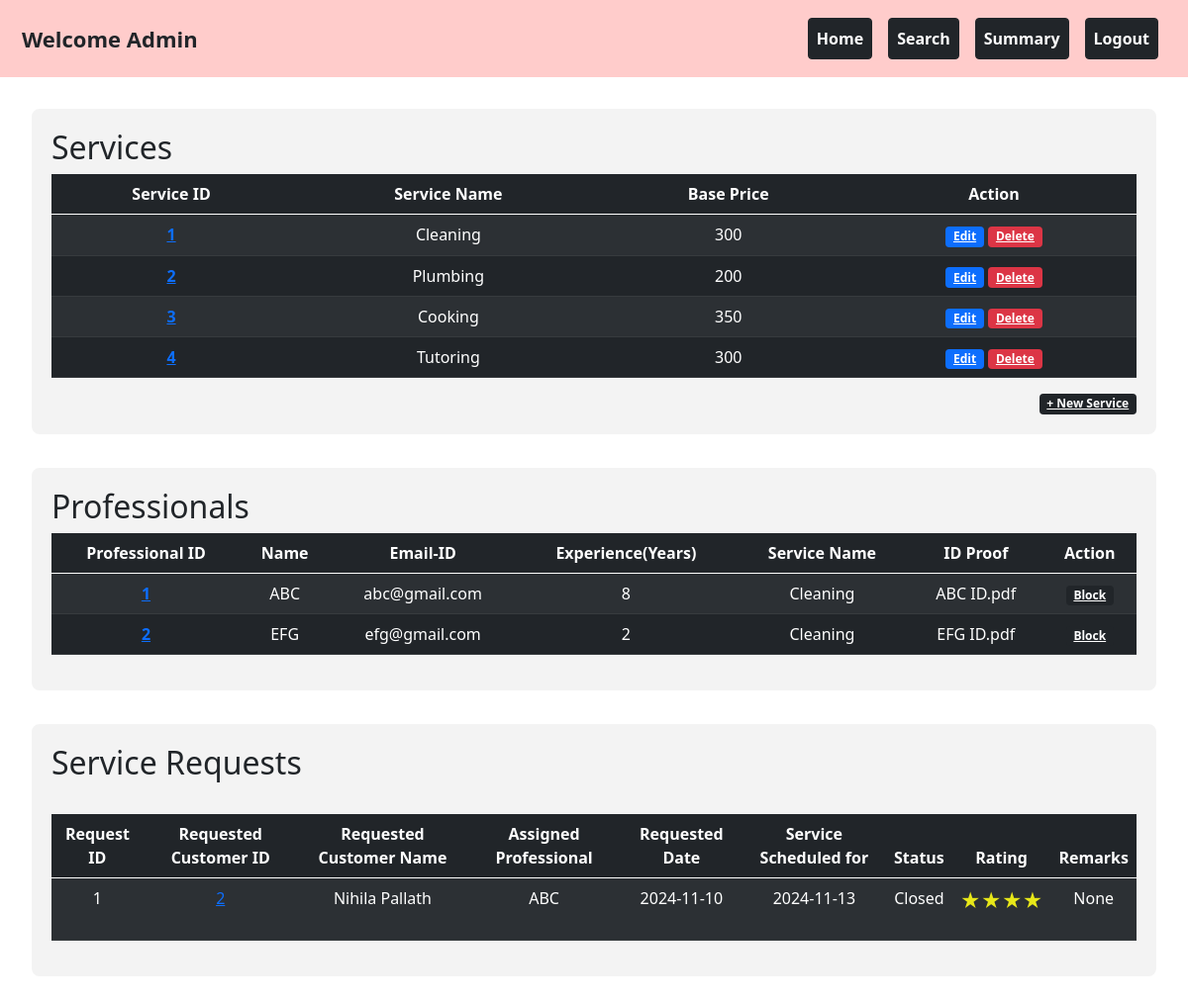
Before: /admin_dashboard with the older database file.
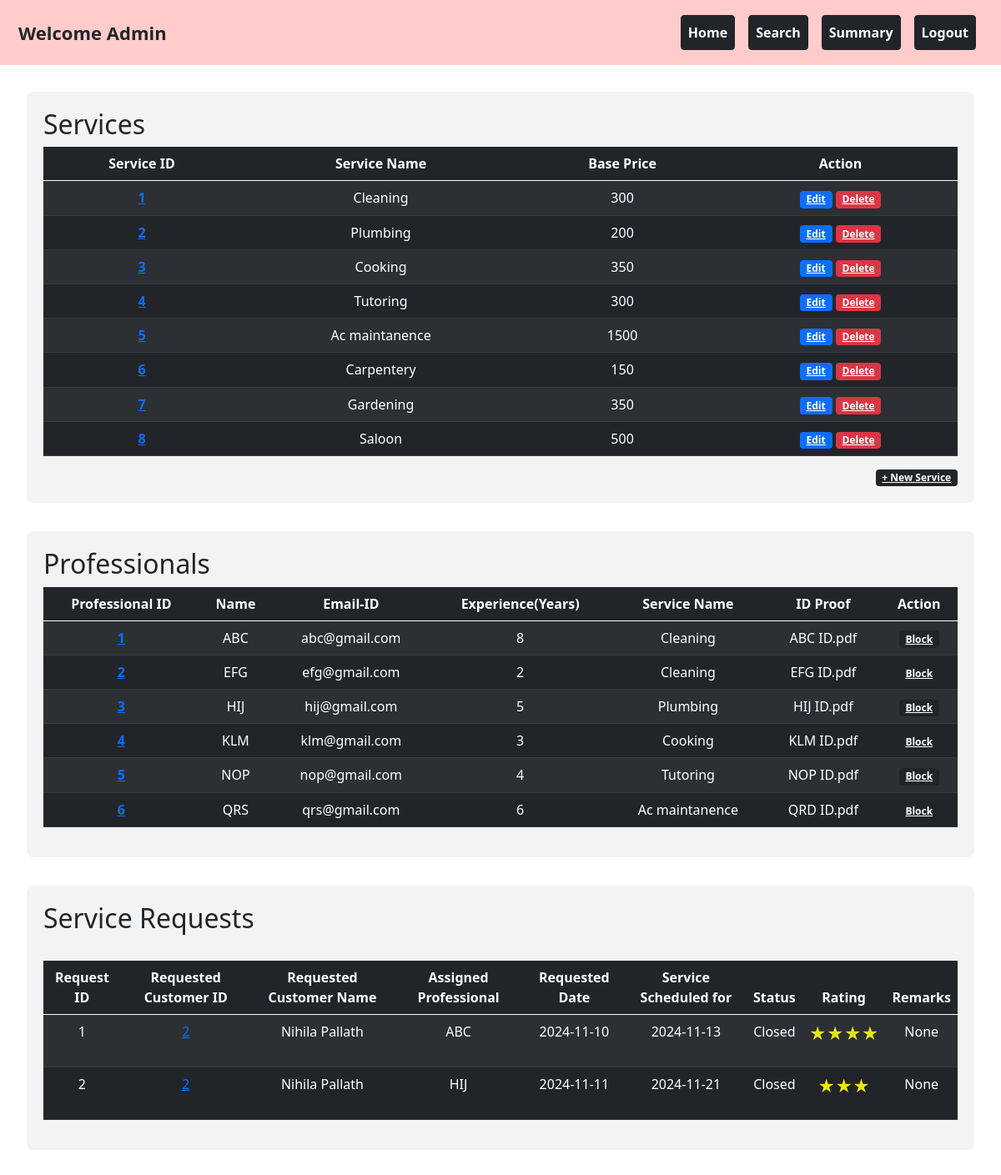
After: the same page with the newer database file.
### backend/models.py (models this page shows)
class Service(db.Model):
    __tablename__="service"
    id=db.Column(db.Integer,primary_key=True)
    name=db.Column(db.String,nullable=False)
    basic_price=db.Column(db.Integer,nullable=False)
    Description=db.Column(db.String,nullable=False)
    professionals=db.relationship("Professional_Info",cascade="all,delete",backref="service",lazy=True)
    service_requests=db.relationship("Service_Request",cascade="all,delete",backref="service",lazy=True)

class Professional_Info(db.Model):
    __tablename__="professional_info"
    id=db.Column(db.Integer,primary_key=True)
    email_id=db.Column(db.String,unique=True,nullable=False)
    password=db.Column(db.String,nullable=False)
    full_name=db.Column(db.String,nullable=False)
    experience=db.Column(db.Integer,nullable=False)
    proof_doc=db.Column(db.String,nullable=False)
    address=db.Column(db.String,nullable=False)
    pin_code=db.Column(db.Integer,nullable=False)
    service_id=db.Column(db.Integer,db.ForeignKey("service.id"))
    rating=db.Column(db.Integer,default=0)
    profile_status=db.Column(db.Integer,default=0) #not accepted yet=0 ,accepted=1
    blocked_status=db.Column(db.Integer,default=0) #not blocked=0, 1-blocked
    service_requests=db.relationship("Service_Request",cascade="all,delete",backref="professional_info",lazy=True)

class Service_Request(db.Model):
    __tablename__="service_request"
    id=db.Column(db.Integer,primary_key=True)
    service_id=db.Column(db.Integer,db.ForeignKey("service.id"),nullable=False)
    customer_id=db.Column(db.Integer,db.ForeignKey("customer_info.id"),nullable=False)
    professional_id=db.Column(db.Integer,db.ForeignKey("professional_info.id"),nullable=False)
    date_of_request=db.Column(db.DateTime, default=datetime.now)
    service_date=db.Column(db.Date)
    service_description=db.Column(db.String,nullable=False)
    service_status=db.Column(db.Integer,default=0) # requested from cust=>0 ACCEPTED by prof=>1 reject by prof =>2 CLOSED by cust=>3
    remarks=db.Column(db.String,nullable=True)
    rating=db.Column(db.Integer,default=0) #0 means no rating

class Customer_Info(db.Model):
    __tablename__="customer_info"
    id=db.Column(db.Integer,primary_key=True)
    email_id=db.Column(db.String,unique=True,nullable=False)
    password=db.Column(db.String,nullable=False)
    full_name=db.Column(db.String,nullable=False)
    phone_number=db.Column(db.Integer,nullable=False)
    role=db.Column(db.Integer,default=1) #for customer its 1 . for admin its 0
    address=db.Column(db.String,nullable=False)
    pin_code=db.Column(db.Integer,nullable=False)
    blocked_status=db.Column(db.Integer,default=0) #not blocked=0, 1-blocked
    service_requests=db.relationship("Service_Request",cascade="all,delete",backref="customer_info",lazy=True)

### backend/controller.py (the view)
@app.route("/admin_dashboard",methods=["GET","POST"])
def admin_dashboard():
    service_list=Service.query.all()
    prof_list=Professional_Info.query.all()
    req_list=Service_Request.query.all()
    service_dict={service.id:service for service in Service.query.all()}
    cust_dict={cust_obj.id:cust_obj for cust_obj in Customer_Info.query.all()}
    prof_dict={prof_obj.id:prof_obj for prof_obj in Professional_Info.query.all()}
    return render_template ("admin_dashboard.html",professionals=prof_dict,customers=cust_dict,req_objs=req_list,service_list=service_list,prof_list=prof_list,service_dict=service_dict)

### templates/admin_dashboard.html (shortened to what the changed rows need)
<!DOCTYPE html>
<html lang="en">
    <head>
        <link rel="stylesheet" href="static\styles\style.css">
        <link href="https://cdn.jsdelivr.net/npm/bootstrap@5.0.2/dist/css/bootstrap.min.css" rel="stylesheet">
    </head>
    <body>
        <div id="home" class="content-section">
            <div class="container-box">
                <h2>Services</h2>
                <table class="table table-dark table-striped" style="text-align: center;">
                    <thead>
                        <tr>
                            <th scope="col">Service ID</th>
                            <th scope="col">Service Name</th>
                            <th scope="col">Base Price</th>
                            <th scope="col">Action</th>
                        </tr>
                    </thead>
                    <tbody>
                        {% for service in service_list %}
                        <tr>
                            <th scope="row"><a href="/service_request/{{service.id}}">{{service.id}}</a></th>
                            <td>{{service.name}}</td>
                            <td>{{service.basic_price}}</td>
                            <td>
                                <a href="/edit_service/{{service.id}}" type="button" class="badge bg-primary">Edit</a>
                                <a href="/delete_service/{{service.id}}" type="button" class="badge bg-danger">Delete</a>
                            </td>
                        </tr>
                        {% endfor %}
                    </tbody>
                </table>
            </div>
            {% if prof_list != [] %}
                <div class="container-box">
                    <h2>Professionals</h2>
                    <table class="table table-dark table-striped" style="text-align: center;">
                        <thead>
                            <tr>
                                <th scope="col"> Professional ID</th>
                                <th scope="col">Name</th>
                                <th scope="col">Email-ID</th>
                                <th scope="col">Experience(Years)</th>
                                <th scope="col">Service Name</th>
                                <th scope="col">ID Proof</th>
                                <th scope="col" >Action</th>
                            </tr>
                        </thead>
                        <tbody>
                            {% for prof in prof_list %}
                                <tr>
                                    <th scope="row"><a href="{{url_for('professional',prof_id=prof.id)}}">{{prof.id}} </a></th>
                                    <td>{{prof.full_name}}</td>
                                    <td>{{prof.email_id}}</td>
                                    <td>{{prof.experience}}</td>
                                    <td>{{service_dict[prof.service_id].name}}</td>
                                    <td>{{prof.proof_doc}}</td>
                                    {% if prof.profile_status == 0 and prof.blocked_status == 0 %}
                                    <td>
                                        <a type="button" href="{{ url_for('approve_prof',prof_id=prof.id) }}" class="badge bg-success">Approve</a>
                                        <a type="button" href="{{ url_for('reject_prof',prof_id=prof.id) }}" class="badge bg-danger">Reject</a>
                                        <a type="button" href="{{ url_for('block_prof',prof_id=prof.id) }}" class="badge bg-warning">Block</a>
                                    </td>
                                    {% elif prof.profile_status == 1 and prof.blocked_status == 0 %}
                                    <td>
                                        <a type="button" href="{{ url_for('block_prof',prof_id=prof.id) }}" class="badge bg-dark">Block</a>
                                    </td>
                                    {% else %}
                                    <td>
                                        <a type="button" href="{{ url_for('unblock_prof',prof_id=prof.id) }}" class="badge bg-light text-dark">Un Block</a>
                                    </td>
                                    {% endif %}
                                </tr>
                            {% endfor %}
                        </tbody>
                    </table>
                </div>
            {% endif %}
            {% if req_objs != [] %}
                <div class="container-box">
                    <h2> Service Requests </h2><br>
                    <table class="table table-dark table-striped" style="text-align: center;">
                        <thead>
                            <tr>
                                <th scope="col"> Request ID</th>
                                <th scope="col">Requested Customer ID</th>
                                <th scope="col">Requested Customer Name</th>
                                <th scope="col">Assigned Professional</th>
                                <th scope="col">Requested Date</th>
                                <th scope="col">Service Scheduled for</th>
                                <th scope="col">Status</th>
                                {% if req_objs[0].service_status == 3 %}
                                <th scope="col">Rating</th>
                                <th scope="col">Remarks</th>
                                {% endif %}
                            </tr>
                        </thead>
                        <tbody>
                            {% for request in req_objs %}
                                <tr>
                                    <td>{{request.id}} </td>
                                    <td><a href="{{url_for('cust_profile_admin',cust_id=request.customer_id)}}">{{request.customer_id}} </a></td>
                                    <td>{{customers[request.customer_id].full_name}} </td>
                                    <td>{{professionals[request.professional_id].full_name}} </td>
                                    <td>{{request.date_of_request.strftime('%Y-%m-%d')}}</td>
                                    <td>{{request.service_date}}</td>
                                    <td>
                                        {% if request.service_status==0 %}
                                            Requested
                                        {% elif request.service_status==1 %}
                                            Accepted
                                        {% elif request.service_status==2 %}
                                            Rejected
                                        {% elif request.service_status==3 %}
                                            Closed
                                        {% endif %}
                                        </td>
                                    {% if req_objs[0].service_status == 3 %}
                                        <td>
                                            {% if request.rating ==1 %}
                                                <p style="color: rgb(232, 232, 25);font-size: 20px;">★</p>
                                            {% elif request.rating ==2 %}
                                                <p style="color: rgb(232, 232, 25);font-size: 20px;">★★</p>
                                            {% elif request.rating ==3 %}
                                                <p style="color: rgb(232, 232, 25);font-size: 20px;">★★★</p>
                                            {% elif request.rating ==4 %}
                                                <p style="color: rgb(232, 232, 25);font-size: 20px;">★★★★</p>
                                            {% elif request.rating ==5 %}
                                                <p style="color: rgb(232, 232, 25);font-size: 20px;">★★★★★</p>
                                            {% else %}
                                                <p>None</p>
                                            {% endif %}
                                        </td>
                                        <td>{{request.remarks}} </td>
                                    {% endif %}
                                </tr>
                            {% endfor %}
                        </tbody>
                    </table>
                </div>
            {% endif %}
        </div>
    </body>
</html>

Changed rows visible on the page:
added Service: id "5", name "Ac maintanence", basic_price "1500"
added Service: id "6", name "Carpentery", basic_price "150"
added Service: id "7", name "Gardening", basic_price "350"
added Service: id "8", name "Saloon", basic_price "500"
added Professional_Info: id "3", full_name "HIJ", email_id "hij@gmail.com", experience "5", {{ service_dict[prof.service_id].name }} "Plumbing", proof_doc "HIJ ID.pdf"
added Professional_Info: id "4", full_name "KLM", email_id "klm@gmail.com", experience "3", {{ service_dict[prof.service_id].name }} "Cooking", proof_doc "KLM ID.pdf"
added Professional_Info: id "5", full_name "NOP", email_id "nop@gmail.com", experience "4", {{ service_dict[prof.service_id].name }} "Tutoring", proof_doc "NOP ID.pdf"
added Professional_Info: id "6", full_name "QRS", email_id "qrs@gmail.com", experience "6", proof_doc "QRD ID.pdf"
added Service_Request: id "2", customer_id "2", {{ customers[request.customer_id].full_name }} "Nihila Pallath", date_of_request "2024-11-11", service_date "2024-11-21", service_status "Closed", remarks "None"
